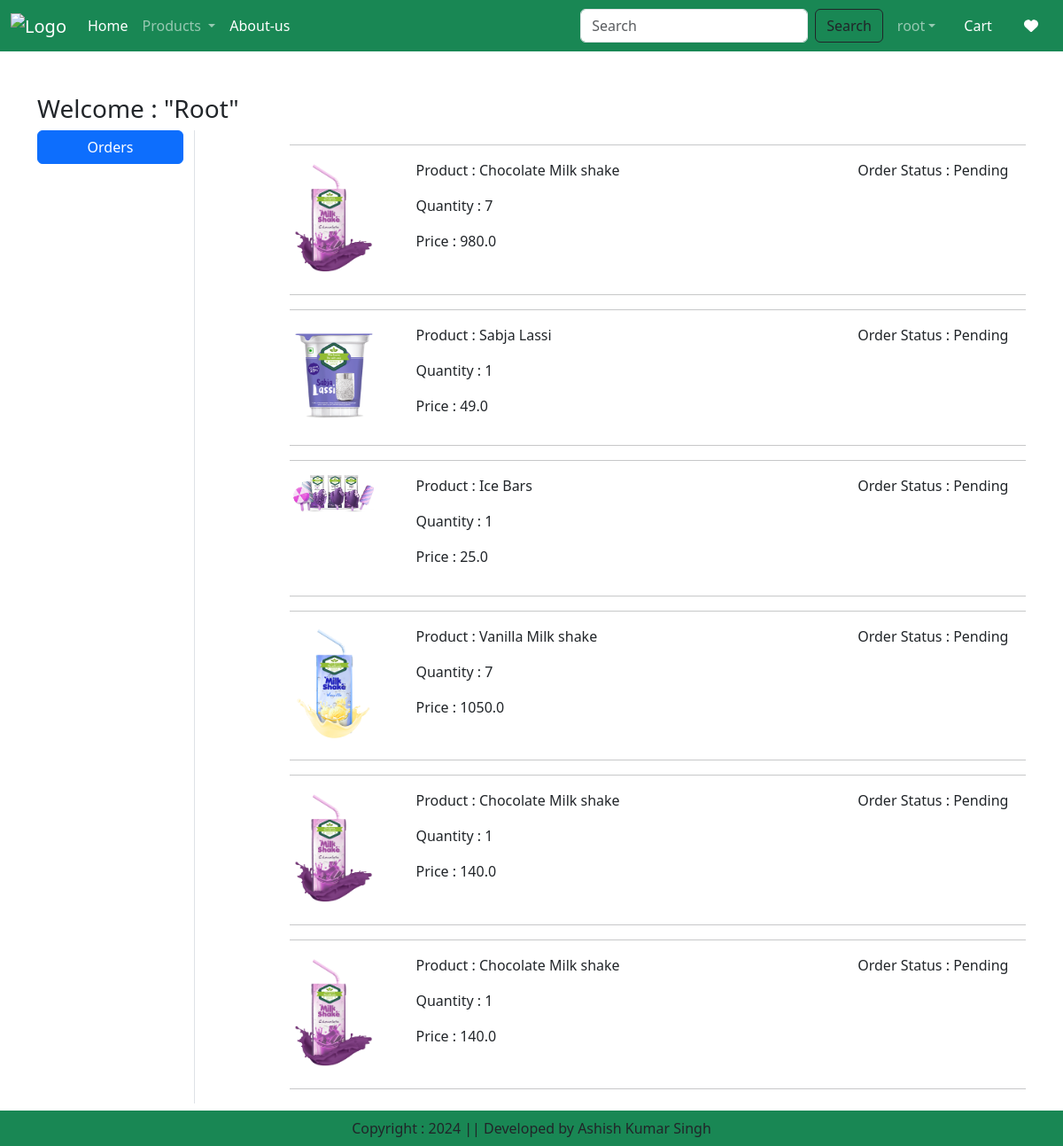
The app's page /orders/ (signed in), older data.
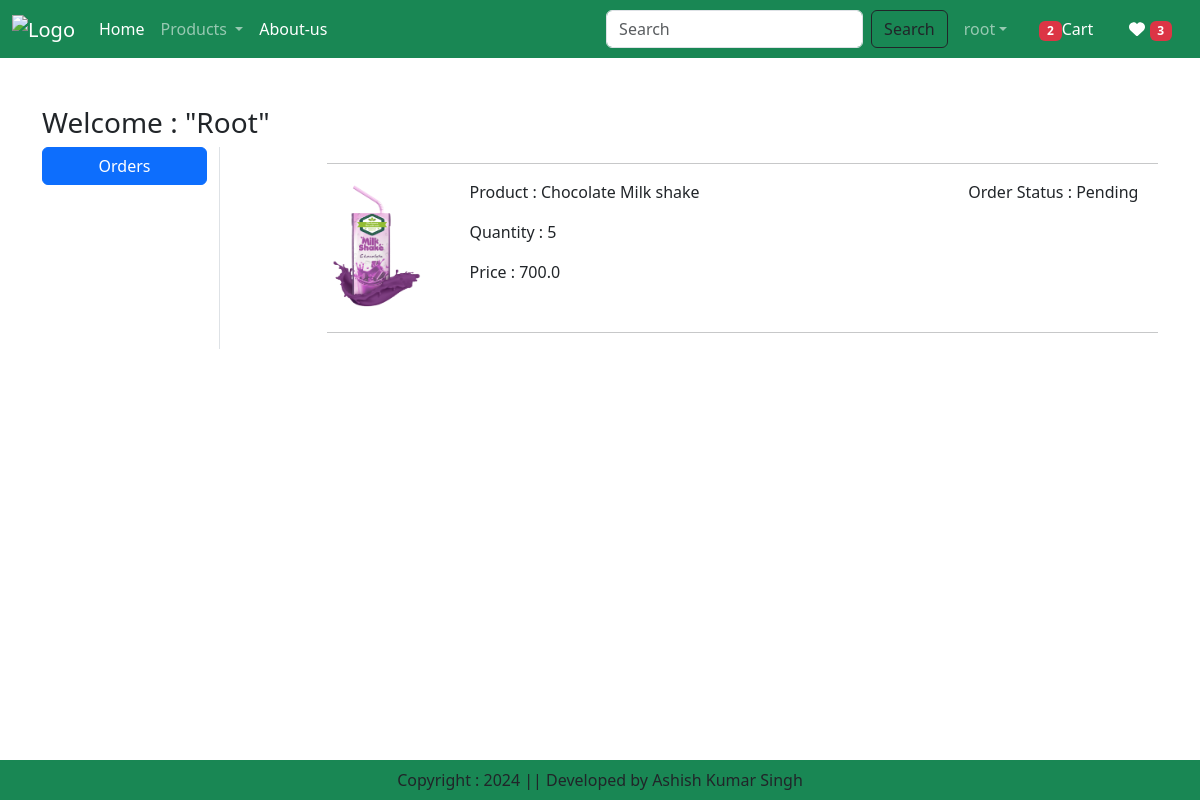
The same page, newer data.
### app/models.py (models this page shows, shortened)
class OrderPlaced(models.Model):
    user = models.ForeignKey(User,on_delete=models.CASCADE)
    customer = models.ForeignKey(Customer,on_delete=models.CASCADE)
    product = models.ForeignKey(Product,on_delete=models.CASCADE)
    quantity = models.PositiveIntegerField(default=1)
    ordered_date = models.DateTimeField(auto_now_add=True)
    status = models.CharField(max_length=50,choices=STATUS_CHOICES,default='Pending')
    payment = models.ForeignKey(Payment,on_delete=models.CASCADE)
    @property
    def total_cost(self):
        return self.quantity * self.product.discounted_price

class Product(models.Model):
    title = models.CharField(max_length=100)
    selling_price = models.FloatField()
    discounted_price = models.FloatField()
    description = models.TextField()
    composition = models.TextField(default="")
    prodapp = models.TextField(default="")
    category = models.CharField(choices=CATEGORY_CHOICES,max_length=2)
    product_image = models.ImageField(upload_to='product')

### app/views.py (the view)
# urls.py: path('orders/',views.orders,name='orders'),
@login_required
def orders(request):
    orderPlaced = OrderPlaced.objects.filter(user=request.user)
    wishItem=0
    totalItem = 0
    if request.user.is_authenticated:
        totalItem = len(Cart.objects.filter(user=request.user))
        wishItem = len(Wishlist.objects.filter(user=request.user))
    return render(request,"app/orders.html",locals())

### app/templates/app/orders.html (shortened to what this page needs)
{% extends "app/base.html" %}
{% load static %}
{% block main-content %}
<div class="container my-5">
    <div class="row">
        <h3>Welcome : "<span class="text-capitalize">{{request.user}}</span>"</h3>
        <div class="col-sm-2 border-end">
            <ul class="list-unstyled">
                <li class="d-grid"><a href="{% url 'orders' %}" class="btn btn-primary">Orders</a></li>
            </ul>
        </div>
        <div class="col-sm-9 offset-sm-1">
            {% for op in orderPlaced %}
            <hr>
                <div class="row">
                    <div class="col-sm-2">
                        <img src="{{op.product.product_image.url}}" class="img-fluid" height="100" width="100"/>
                    </div>
                    <div class="col-sm-7">
                        <p>Product : {{op.product.title}}</p>
                        <p>Quantity : {{op.quantity}}</p>
                        <p>Price : {{op.total_cost}}</p>
                    </div>
                    <div class="col-sm-3">
                        <p>Order Status : {{op.status}}</p>
                    </div>
                </div>
                <hr>
            {% endfor %}
        </div>
    </div>
</div>
{% endblock main-content %}

### app/templates/app/base.html (shortened to what this page needs)
<!doctype html>
{% load static %}
<html lang="en">
  <head>
    <link href="https://cdn.jsdelivr.net/npm/bootstrap@5.3.3/dist/css/bootstrap.min.css" rel="stylesheet">
    <link rel = "stylesheet" href = "{% static 'app/css/owl.carousel.min.css' %}">
    <link rel = "stylesheet" href = "{% static 'app/css/all.min.css' %}">
    <link rel = "stylesheet" href = "{% static 'app/css/style.css' %}">
  </head>
  <body>
    <nav class="navbar navbar-expand-lg navbar-dark bg-success">
      <div class="container-fluid">
        <a class="navbar-brand" href="/">
          <img src="{% static 'app/images/logo2.png' %}" alt="Logo" width="200" height="100"></a>
        <div class="collapse navbar-collapse" id="navbarSupportedContent">
          <ul class="navbar-nav me-auto mb-2 mb-lg-0">
            {% if request.user.is_authenticated %}
            <li class="nav-item">
              <a class="nav-link active" aria-current="page" href="/">Home</a>
            </li>
            <li class="nav-item dropdown">
              <a class="nav-link dropdown-toggle" href="#" role="button" data-bs-toggle="dropdown" aria-expanded="false">
                Products
              </a>
            <li class="nav-item">
              <a class="nav-link text-white" href="{% url 'about' %}">About-us</a>
            </li>
          </ul>
          <form class="d-flex" role="search" action="/search/">
            <input class="form-control me-2" type="search" placeholder="Search" aria-label="Search" name="search">
            <button class="btn btn-outline-dark" type="submit">Search</button>
          </form>
        </div>
        <ul class="navbar-nav me-auto mb-2 mb-lg-0">
          <li class="nav-item dropdown mx-2">
            <a class="nav-link dropdown-toggle" href="#" role="button" data-bs-toggle="dropdown" aria-expanded="false">{{request.user}}</a>
          </li>
          <li class="nav-item mx-2">
            <a class="nav-link text-white" href="{% url 'showcart' %}"><span class="badge bg-danger">{% if totalItem > 0 %}{{totalItem}}{% endif %}</span>Cart&nbsp;</a>
          </li>
          <li class="nav-item mx-2">
            <a class="nav-link text-white" href="{% url 'wishlists' %}"><i class="fa fa-heart"></i> <span class="badge bg-danger">{% if wishItem > 0 %}{{wishItem}}{% endif %}</span></a>
          </li>
          {% else %}
          <li class="nav-item mx-2">
            <p class="nav-link text-white"><a style="text-decoration:none;color:white;"  href="{% url 'login' %}">Login</a>/<a style="text-decoration:none;color:white;" href="{% url 'customer-registration' %}">Register</a></p>
          </li>
          {% endif %}
        </ul>
      </div>
    </nav>
    {% block main-content %}{% endblock main-content %}
    <footer class="container-fluid fixed-bottom bg-success text-center p-2 mt-5">
      Copyright : 2024 || Developed by Ashish Kumar Singh
    </footer>
  </body>
</html>

Row changes from the older to the newer data that the page shows:
removed OrderPlaced: product.product_image (picture), product "Chocolate Milk shake", quantity "7", total_cost "980.0", status "Pending"
removed OrderPlaced: product.product_image (picture), product "Sabja Lassi", quantity "1", total_cost "49.0", status "Pending"
removed OrderPlaced: product.product_image (picture), product "Ice Bars", quantity "1", total_cost "25.0", status "Pending"
removed OrderPlaced: product.product_image (picture), product "Vanilla Milk shake", quantity "7", total_cost "1050.0", status "Pending"
removed OrderPlaced: product.product_image (picture), product "Chocolate Milk shake", quantity "1", total_cost "140.0", status "Pending"
removed OrderPlaced: product.product_image (picture), product "Chocolate Milk shake", quantity "1", total_cost "140.0", status "Pending"
added OrderPlaced: product.product_image (picture), product "Chocolate Milk shake", quantity "5", total_cost "700.0", status "Pending"
Text that changed along with them:
{{ totalItem }}: (not shown) → "2"
{{ wishItem }}: (not shown) → "3"
